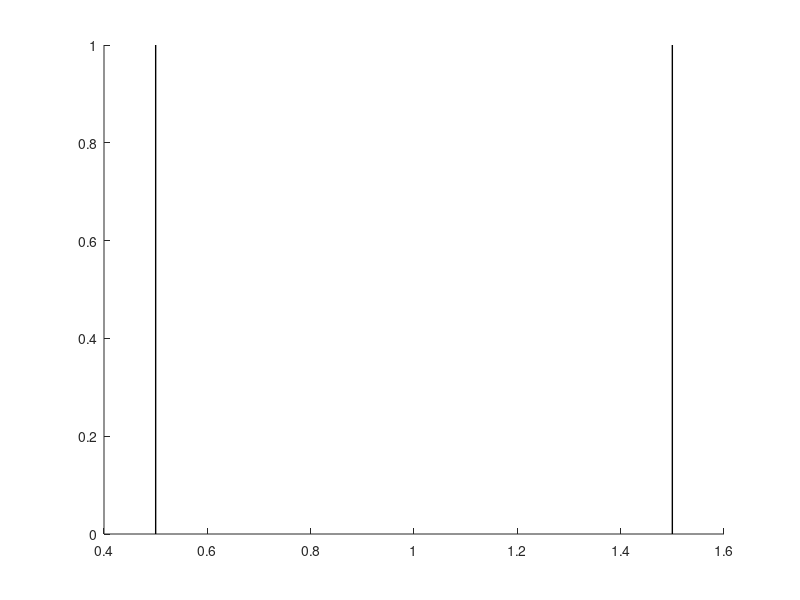

Write the MATLAB code that produced this figure.
function make_lines(line_pos,color_code,line_width, low_bd, high_bd)
%
% MAKE_LINES([line_pos], [color_code], [line_width], [low_bd], [high_bd]);
%
% Draws vertical lines in a figure.
%
% Input
% =====
%   line_pos        Denotes the position of vertical lines. Format in
%                       double array. Default is [-?:+?] on x-axis.
%   color_code      Denotes color of lines. Default is 'k' (black).
%   line_width      Denotes width of lines. Default is 1.
%   low_bd          Denotes whether draw lines to -? on y-axis. Default is
%                       1 (YES).
%   high_bd         Denotes whether draw lines to +? on y-axis. Default is
%                       1 (YES).
%
% e.g. MAKE_LINES() will draw black vertical lines on every integer number
%       on the figure from bottom to top with line width 1.
%
% by Rhiju Das, T47, Apr 2013
%

%if nargin == 0;  help( mfilename ); return; end;

if ~exist('line_pos','var') || isempty( line_pos )
  xlimits = get(gca,'xlim');
  line_pos = round([xlimits(1):xlimits(2)]);
end;
if ~exist('color_code','var'); color_code = 'k'; end;
if ~exist('line_width','var'); line_width = 1; end;
if ~exist('low_bd','var'); low_bd = 1; end;
if ~exist('high_bd','var'); high_bd = 1; end;

ylim = get(gca,'ylim');
hold on;
for i = 1:length( line_pos );
  hold on;
  if low_bd == 1; y_bd(1) = ylim(1); end;
  if low_bd == 0; y_bd(1) = 0; end;
  if high_bd == 1; y_bd(2) = ylim(2); end;
  if high_bd == 0; y_bd(2) = 0; end;
  plot( 0.5+line_pos(i)*[1 1], [y_bd(1) y_bd(2)],'-','color',color_code,'linewidth',line_width); 
end;
hold off;
